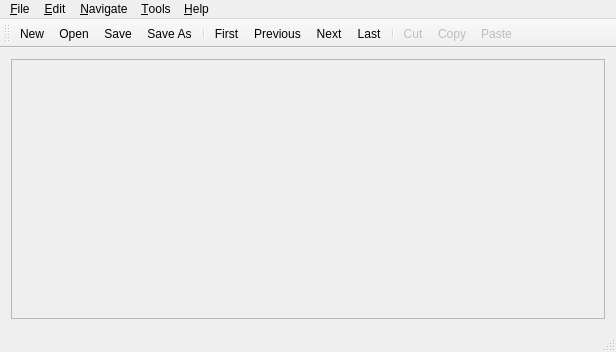
<?xml version="1.0" encoding="UTF-8"?>
<ui version="4.0">
 <author>Al Williams</author>
 <class>KCsvEdMain</class>
 <widget class="QMainWindow" name="KCsvEdMain">
  <property name="geometry">
   <rect>
    <x>0</x>
    <y>0</y>
    <width>616</width>
    <height>352</height>
   </rect>
  </property>
  <property name="windowTitle">
   <string>kcvsed</string>
  </property>
  <property name="windowIcon">
   <iconset resource="csved.qrc">
    <normaloff>:/icons/edit-4.png</normaloff>:/icons/edit-4.png</iconset>
  </property>
  <widget class="QWidget" name="centralWidget">
   <layout class="QGridLayout" name="gridLayout">
    <item row="0" column="0">
     <widget class="QScrollArea" name="scrollArea">
      <property name="widgetResizable">
       <bool>true</bool>
      </property>
      <widget class="QWidget" name="scroller">
       <property name="geometry">
        <rect>
         <x>0</x>
         <y>0</y>
         <width>600</width>
         <height>252</height>
        </rect>
       </property>
       <layout class="QGridLayout" name="gridLayout_2">
        <item row="0" column="0">
         <widget class="QFrame" name="editFrame">
          <property name="frameShape">
           <enum>QFrame::NoFrame</enum>
          </property>
          <property name="frameShadow">
           <enum>QFrame::Plain</enum>
          </property>
          <layout class="QVBoxLayout" name="verticalLayout"/>
         </widget>
        </item>
       </layout>
      </widget>
     </widget>
    </item>
   </layout>
  </widget>
  <widget class="QMenuBar" name="menuBar">
   <property name="geometry">
    <rect>
     <x>0</x>
     <y>0</y>
     <width>616</width>
     <height>21</height>
    </rect>
   </property>
   <widget class="QMenu" name="menu_File">
    <property name="title">
     <string>&amp;File</string>
    </property>
    <widget class="QMenu" name="menuOpen_Recent">
     <property name="title">
      <string>Open &amp;Recent </string>
     </property>
     <addaction name="actionDummy"/>
    </widget>
    <addaction name="action_New"/>
    <addaction name="action_Open"/>
    <addaction name="menuOpen_Recent"/>
    <addaction name="action_Save"/>
    <addaction name="action_Save_As"/>
    <addaction name="separator"/>
    <addaction name="actionE_xit"/>
   </widget>
   <widget class="QMenu" name="menu_Navigate">
    <property name="title">
     <string>&amp;Navigate</string>
    </property>
    <addaction name="action_Next"/>
    <addaction name="action_Previous"/>
    <addaction name="action_First"/>
    <addaction name="action_Last"/>
   </widget>
   <widget class="QMenu" name="menu_Edit">
    <property name="title">
     <string>&amp;Edit</string>
    </property>
    <addaction name="action_Copy"/>
    <addaction name="actionCu_t"/>
    <addaction name="action_Paste"/>
    <addaction name="separator"/>
    <addaction name="action_Insert_Row"/>
    <addaction name="action_Add_New_Row"/>
    <addaction name="action_Delete_Row"/>
    <addaction name="action_Revert"/>
    <addaction name="separator"/>
    <addaction name="actionAdd_New_Field"/>
    <addaction name="actionEdit_Header"/>
   </widget>
   <widget class="QMenu" name="menu_Help">
    <property name="title">
     <string>&amp;Help</string>
    </property>
    <addaction name="action_About"/>
   </widget>
   <widget class="QMenu" name="menu_Tools">
    <property name="title">
     <string>&amp;Tools</string>
    </property>
    <addaction name="action_Options"/>
   </widget>
   <addaction name="menu_File"/>
   <addaction name="menu_Edit"/>
   <addaction name="menu_Navigate"/>
   <addaction name="menu_Tools"/>
   <addaction name="menu_Help"/>
  </widget>
  <widget class="QToolBar" name="mainToolBar">
   <property name="movable">
    <bool>true</bool>
   </property>
   <property name="toolButtonStyle">
    <enum>Qt::ToolButtonTextUnderIcon</enum>
   </property>
   <property name="floatable">
    <bool>true</bool>
   </property>
   <attribute name="toolBarArea">
    <enum>TopToolBarArea</enum>
   </attribute>
   <attribute name="toolBarBreak">
    <bool>false</bool>
   </attribute>
   <addaction name="action_New"/>
   <addaction name="action_Open"/>
   <addaction name="action_Save"/>
   <addaction name="action_Save_As"/>
   <addaction name="separator"/>
   <addaction name="action_First"/>
   <addaction name="action_Previous"/>
   <addaction name="action_Next"/>
   <addaction name="action_Last"/>
   <addaction name="separator"/>
   <addaction name="actionCu_t"/>
   <addaction name="action_Copy"/>
   <addaction name="action_Paste"/>
  </widget>
  <widget class="QStatusBar" name="statusBar"/>
  <action name="actionE_xit">
   <property name="text">
    <string>&amp;Quit</string>
   </property>
   <property name="statusTip">
    <string>Exit the program</string>
   </property>
   <property name="shortcut">
    <string>Alt+X</string>
   </property>
  </action>
  <action name="action_New">
   <property name="icon">
    <iconset resource="csved.qrc">
     <normaloff>:/icons/document-new-6.png</normaloff>:/icons/document-new-6.png</iconset>
   </property>
   <property name="text">
    <string>&amp;New</string>
   </property>
   <property name="statusTip">
    <string>Create a new CSV document</string>
   </property>
  </action>
  <action name="action_Open">
   <property name="icon">
    <iconset resource="csved.qrc">
     <normaloff>:/icons/document-open-2.png</normaloff>:/icons/document-open-2.png</iconset>
   </property>
   <property name="text">
    <string>&amp;Open</string>
   </property>
   <property name="statusTip">
    <string>Open a file</string>
   </property>
  </action>
  <action name="action_Save">
   <property name="icon">
    <iconset resource="csved.qrc">
     <normaloff>:/icons/document-save-2.png</normaloff>:/icons/document-save-2.png</iconset>
   </property>
   <property name="text">
    <string>&amp;Save</string>
   </property>
   <property name="statusTip">
    <string>Save current document</string>
   </property>
  </action>
  <action name="action_Save_As">
   <property name="icon">
    <iconset resource="csved.qrc">
     <normaloff>:/icons/document-save-as-2.png</normaloff>:/icons/document-save-as-2.png</iconset>
   </property>
   <property name="text">
    <string>&amp;Save As...</string>
   </property>
   <property name="statusTip">
    <string>Save current document with new name</string>
   </property>
  </action>
  <action name="action_Next">
   <property name="icon">
    <iconset resource="csved.qrc">
     <normaloff>:/icons/go-next-5.png</normaloff>:/icons/go-next-5.png</iconset>
   </property>
   <property name="text">
    <string>&amp;Next</string>
   </property>
   <property name="statusTip">
    <string>Move to next line in file (record)</string>
   </property>
   <property name="shortcut">
    <string>Ctrl+Right</string>
   </property>
  </action>
  <action name="action_Previous">
   <property name="icon">
    <iconset resource="csved.qrc">
     <normaloff>:/icons/go-previous-5.png</normaloff>:/icons/go-previous-5.png</iconset>
   </property>
   <property name="text">
    <string>&amp;Previous</string>
   </property>
   <property name="statusTip">
    <string>Move to previous line in file (record)</string>
   </property>
   <property name="shortcut">
    <string>Ctrl+Left</string>
   </property>
  </action>
  <action name="action_First">
   <property name="icon">
    <iconset resource="csved.qrc">
     <normaloff>:/icons/go-first-3.png</normaloff>:/icons/go-first-3.png</iconset>
   </property>
   <property name="text">
    <string>&amp;First</string>
   </property>
   <property name="statusTip">
    <string>Move to first line in file (record)</string>
   </property>
   <property name="shortcut">
    <string>Ctrl+Home</string>
   </property>
  </action>
  <action name="action_Last">
   <property name="icon">
    <iconset resource="csved.qrc">
     <normaloff>:/icons/go-last-3.png</normaloff>:/icons/go-last-3.png</iconset>
   </property>
   <property name="text">
    <string>&amp;Last</string>
   </property>
   <property name="statusTip">
    <string>Move to last line in file (record)</string>
   </property>
   <property name="shortcut">
    <string>Ctrl+End</string>
   </property>
  </action>
  <action name="action_Copy">
   <property name="enabled">
    <bool>false</bool>
   </property>
   <property name="icon">
    <iconset resource="csved.qrc">
     <normaloff>:/icons/edit-copy-3.png</normaloff>:/icons/edit-copy-3.png</iconset>
   </property>
   <property name="text">
    <string>&amp;Copy</string>
   </property>
   <property name="statusTip">
    <string>Copy the current field's text to the clipboard</string>
   </property>
  </action>
  <action name="actionCu_t">
   <property name="enabled">
    <bool>false</bool>
   </property>
   <property name="icon">
    <iconset resource="csved.qrc">
     <normaloff>:/icons/edit-cut-6.png</normaloff>:/icons/edit-cut-6.png</iconset>
   </property>
   <property name="text">
    <string>Cu&amp;t</string>
   </property>
   <property name="statusTip">
    <string>Cut the current field's text to the clipboard</string>
   </property>
  </action>
  <action name="action_Paste">
   <property name="enabled">
    <bool>false</bool>
   </property>
   <property name="icon">
    <iconset resource="csved.qrc">
     <normaloff>:/icons/edit-paste-3.png</normaloff>:/icons/edit-paste-3.png</iconset>
   </property>
   <property name="text">
    <string>&amp;Paste</string>
   </property>
   <property name="statusTip">
    <string>Paste the clipboard content into the current field</string>
   </property>
  </action>
  <action name="action_Revert">
   <property name="text">
    <string>&amp;Revert Row</string>
   </property>
   <property name="statusTip">
    <string>Revert to saved copy; Warning! All changes on this row will be lost</string>
   </property>
  </action>
  <action name="action_Insert_Row">
   <property name="text">
    <string>&amp;Insert Row</string>
   </property>
   <property name="statusTip">
    <string>Insert a new line (record) at the current location</string>
   </property>
   <property name="shortcut">
    <string>Ctrl+Ins</string>
   </property>
  </action>
  <action name="action_Delete_Row">
   <property name="text">
    <string>&amp;Delete Row</string>
   </property>
   <property name="statusTip">
    <string>Delete current line (record)</string>
   </property>
   <property name="shortcut">
    <string>Ctrl+Del</string>
   </property>
  </action>
  <action name="action_Options">
   <property name="text">
    <string>&amp;Options...</string>
   </property>
   <property name="statusTip">
    <string>Set options</string>
   </property>
  </action>
  <action name="action_About">
   <property name="text">
    <string>&amp;About...</string>
   </property>
   <property name="statusTip">
    <string>All about me</string>
   </property>
  </action>
  <action name="actionEdit_Header">
   <property name="checkable">
    <bool>true</bool>
   </property>
   <property name="enabled">
    <bool>true</bool>
   </property>
   <property name="text">
    <string>Edit &amp;Header</string>
   </property>
   <property name="statusTip">
    <string>Check to make header row editable</string>
   </property>
  </action>
  <action name="action_Add_New_Row">
   <property name="text">
    <string>&amp;Add New Row</string>
   </property>
   <property name="statusTip">
    <string>Add new line (record) at end of document</string>
   </property>
  </action>
  <action name="actionAdd_New_Field">
   <property name="text">
    <string>Add New Field...</string>
   </property>
   <property name="statusTip">
    <string>Add a new field to the end (adds to all records)</string>
   </property>
  </action>
  <action name="actionDummy">
   <property name="text">
    <string>Dummy</string>
   </property>
  </action>
 </widget>
 <layoutdefault spacing="6" margin="11"/>
 <resources>
  <include location="csved.qrc"/>
 </resources>
 <connections/>
 <slots>
  <slot>updateEditMenu()</slot>
 </slots>
</ui>
